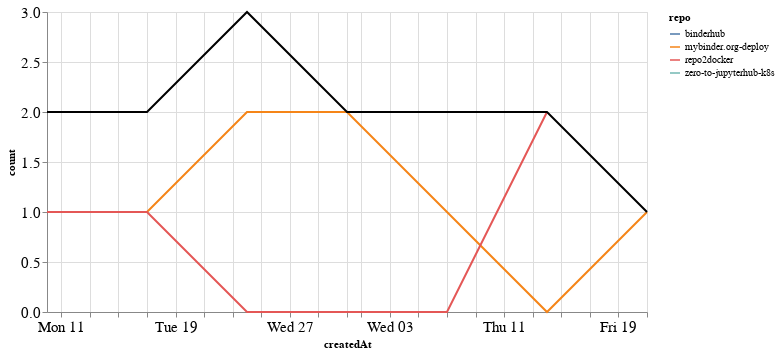

Source (notebook cell):
### Markdown cell above
## PRs

### Code cell
prs_time = prs.groupby('repo').resample('W', on='createdAt').count()['author'].reset_index()
prs_time = prs_time.rename(columns={'author': 'count'})
prs_time_total = prs_time.groupby('createdAt').agg({"count": "sum"}).reset_index()

ch1 = alt.Chart(prs_time, width=600).mark_line().encode(
    x='createdAt',
    y='count',
    color='repo',
    tooltip="repo"
)

ch2 = alt.Chart(prs_time_total, width=600).mark_line(color="black").encode(
    x='createdAt',
    y='count',
)

ch1 + ch2

### Figure 1 — Vega-Lite specification as saved in the notebook (floating-point values rounded to 4 significant figures)
{"config": {"axisLeft": {"labelFontSize": 15}, "axisBottom": {"labelFontSize": 15}}, "layer": [{"data": {"name": "data-0056b222a47b6ca5f40ebcf69f71ef26"}, "mark": "line", "encoding": {"color": {"type": "nominal", "field": "repo"}, "tooltip": {"type": "nominal", "field": "repo"}, "x": {"type": "temporal", "field": "createdAt"}, "y": {"type": "quantitative", "field": "count"}}, "width": 600}, {"data": {"name": "data-e87f26febd04c234d23f0d70202f56a6"}, "mark": {"type": "line", "color": "black"}, "encoding": {"x": {"type": "temporal", "field": "createdAt"}, "y": {"type": "quantitative", "field": "count"}}, "width": 600}], "$schema": "https://vega.github.io/schema/vega-lite/v4.8.1.json", "datasets": {"data-0056b222a47b6ca5f40ebcf69f71ef26": [{"repo": "binderhub", "createdAt": "2020-05-24T00:00:00", "count": 1}, {"repo": "mybinder.org-deploy", "createdAt": "2020-05-10T00:00:00", "count": 1}, {"repo": "mybinder.org-deploy", "createdAt": "2020-05-17T00:00:00", "count": 1}, {"repo": "mybinder.org-deploy", "createdAt": "2020-05-24T00:00:00", "count": 2}, {"repo": "mybinder.org-deploy", "createdAt": "2020-05-31T00:00:00", "count": 2}, {"repo": "mybinder.org-deploy", "createdAt": "2020-06-07T00:00:00", "count": 1}, {"repo": "mybinder.org-deploy", "createdAt": "2020-06-14T00:00:00", "count": 0}, {"repo": "mybinder.org-deploy", "createdAt": "2020-06-21T00:00:00", "count": 1}, {"repo": "repo2docker", "createdAt": "2020-05-10T00:00:00", "count": 1}, {"repo": "repo2docker", "createdAt": "2020-05-17T00:00:00", "count": 1}, {"repo": "repo2docker", "createdAt": "2020-05-24T00:00:00", "count": 0}, {"repo": "repo2docker", "createdAt": "2020-05-31T00:00:00", "count": 0}, {"repo": "repo2docker", "createdAt": "2020-06-07T00:00:00", "count": 0}, {"repo": "repo2docker", "createdAt": "2020-06-14T00:00:00", "count": 2}, {"repo": "zero-to-jupyterhub-k8s", "createdAt": "2020-06-07T00:00:00", "count": 1}], "data-e87f26febd04c234d23f0d70202f56a6": [{"createdAt": "2020-05-10T00:00:00", "count": 2}, {"createdAt": "2020-05-17T00:00:00", "count": 2}, {"createdAt": "2020-05-24T00:00:00", "count": 3}, {"createdAt": "2020-05-31T00:00:00", "count": 2}, {"createdAt": "2020-06-07T00:00:00", "count": 2}, {"createdAt": "2020-06-14T00:00:00", "count": 2}, {"createdAt": "2020-06-21T00:00:00", "count": 1}]}}
